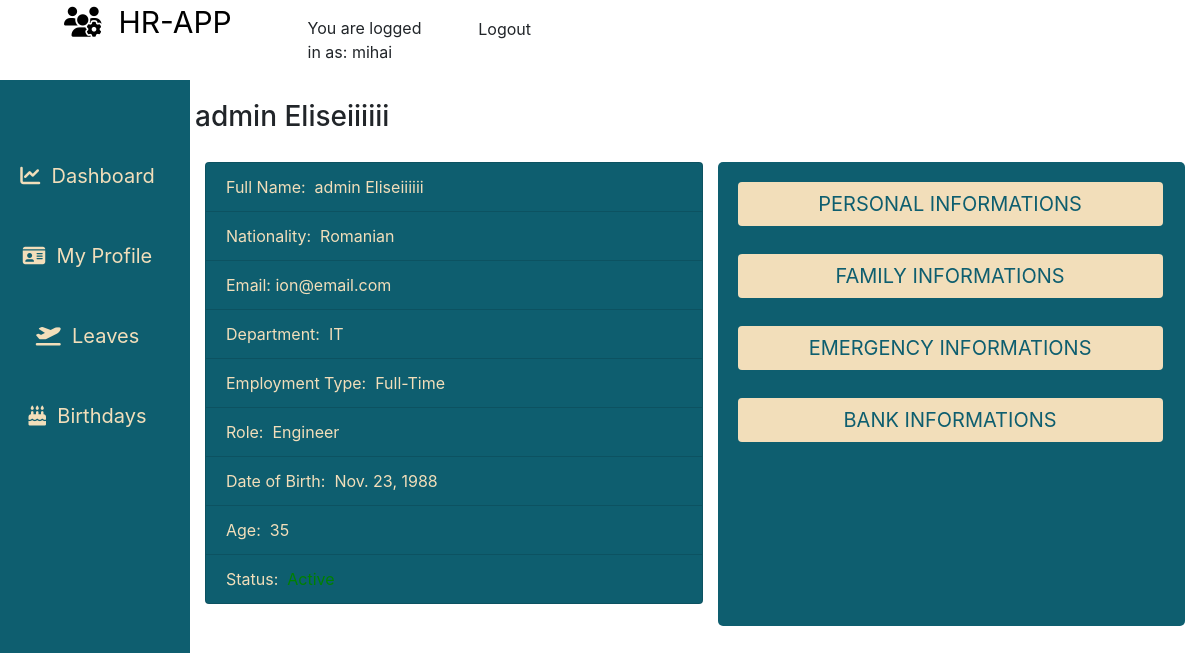
The page /employees/user-profile/ (signed in) on the database its author committed.
### employees/models.py (models this page shows, shortened)
class Employee(models.Model):
    MALE = 'male'
    FEMALE = 'female'
    GENDER = (
    (MALE, 'Male'),
    (FEMALE, 'Female'),
    )
    MR = 'Mr'
    MRS = 'Mrs'
    MSS = 'Mss'
    DR = 'Dr'
    SIR = 'Sir'
    MADAM = 'Madam'
    TITLE = (
    (MR, 'Mr'),
    (MRS, 'Mrs'),
    (MSS, 'Mss'),
    (DR, 'Dr'),
    (SIR, 'Sir'),
    (MADAM, 'Madam'),
    )
    FULL_TIME = 'Full-Time'
    PART_TIME = 'Part-Time'
    CONTRACT = 'Contract'
    INTERN = 'Intern'
    EMPLOYEETYPE = (
    (FULL_TIME, 'Full-Time'),
    (PART_TIME, 'Part-Time'),
    (CONTRACT, 'Contract'),
    (INTERN, 'Intern'),
    )
    MASTERS = 'Masters Degree'
    BACHELOR = 'Bachelor Degree'
    ADVANCED = 'Craft / Higher Certificate'
    LEAVING = 'Leaving Certificate'
    JUNIOR = 'Junior Certificate'
    OTHER = 'Other'
    EDUCATIONAL_LEVEL = (
    (MASTERS, 'Masters Degree'),
    (BACHELOR, 'Bachelor Degree'),
    (ADVANCED, 'Craft / Higher Certificate'),
    (LEAVING, 'Leaving Certificate'),
    (JUNIOR, 'Junior Certificate'),
    (OTHER, 'Other'),
    )
    id = models.CharField(_('Employee ID Number'), max_length=10, null=False, blank=False, primary_key=True)
    user = models.ForeignKey(User, on_delete=models.CASCADE, default=None)
    title = models.CharField(_('Title'), max_length=5, default=MR, choices=TITLE, blank=False, null=False)
    firstname = models.CharField(_('First Name'), max_length=125, null=False, blank=False)
    lastname = models.CharField(_('Last Name'), max_length=125, null=False, blank=False)
    othername = models.CharField(_('Other Name (optional)'), max_length=125, null=True, blank=True)
    sex = models.CharField(_('Gender'), max_length=9, choices=GENDER, blank=False)
    email = models.CharField(_('Email'), max_length=255, default=None, blank=False, null=False)
    tel = PhoneNumberField(null=False, blank=False, verbose_name='Phone Number', help_text= 'Enter number with Country Code Eg. +353000000000')
    birthday = models.DateField(_('Birthday'),blank=False,null=False)
    nationality = models.ForeignKey(Nationality, verbose_name=_('Nationality'), on_delete=models.SET_NULL, null=True, default=None)
    address = models.CharField(_('Address'), help_text='address of current residence', max_length=125, null=True, blank=True)
    education = models.CharField(_('Education'),help_text='Highest educational level', max_length=26, choices=EDUCATIONAL_LEVEL, blank=False, null=True)
    lastwork = models.CharField(_('Last Place of Work'), help_text='Where was the last place you worked ?', max_length=125, null=True, blank=True)
    position = models.CharField(_('Position Held'),help_text='What position where you in your last place of work ?', max_length=255, null=True, blank=True)
    department = models.ForeignKey(Department, verbose_name =_('Department'), on_delete=models.SET_NULL, null=True, default=None)
    role = models.ForeignKey(Role, verbose_name=_('Role'), on_delete=models.SET_NULL, null=True, default=None)
    startdate = models.DateField(_('Employement Date'), help_text='date of employement', blank=False, null=True)
    employeetype = models.CharField(_('Employee Type'), max_length=15, default=FULL_TIME, choices=EMPLOYEETYPE, blank=False, null=True)
    dateissued = models.DateField(_('Date Issued'), help_text='date staff id was issued', blank=False, null=True)
    created = models.DateTimeField(verbose_name=_('Created'), auto_now_add=True, null=True)
    is_blocked = models.BooleanField(_('Is Blocked'),help_text='button to toggle employee block and unblock',default=False)
    is_deleted = models.BooleanField(_('Is Deleted'),help_text='button to toggle employee deleted and undelete',default=False)
    class Meta:
        verbose_name = _('Employee')
        verbose_name_plural = _('Employees')
        ordering = ['-created']
    @property
    def get_full_name(self):
        fullname = ''
        firstname = self.firstname
        lastname = self.lastname
        othername = self.othername
        if (firstname and lastname) or othername is None:
            fullname = firstname + ' ' + lastname
            return fullname
        elif othername:
            fullname = firstname + ' ' + lastname + ' ' + othername
            return fullname
        return
    @property
    def get_age(self):
        current_year = datetime.date.today().year
        dateofbirth_year = self.birthday.year
        if dateofbirth_year:
            return current_year - dateofbirth_year
        return

class Nationality(models.Model):
    name = models.CharField(max_length=125)
    created = models.DateTimeField(verbose_name=_('Created'), auto_now_add=True)
    updated = models.DateTimeField(verbose_name=_('Updated'), auto_now=True)
    class Meta:
        verbose_name = _('Nationality')
        verbose_name_plural = _('Nationality')
        ordering = ['name', 'created']
    def __str__(self):
        return self.name

class Department(models.Model):
    name = models.CharField(max_length=125)
    description = models.CharField(max_length=125, null=True, blank=True)
    created = models.DateTimeField(verbose_name=_('Created'), auto_now_add=True)
    updated = models.DateTimeField(verbose_name=_('Updated'), auto_now=True)
    class Meta:
        verbose_name = _('Department')
        verbose_name_plural = _('Departments')
        ordering = ['name', 'created']
    def __str__(self):
        return self.name

class Role(models.Model):
    name = models.CharField(max_length=125)
    description = models.CharField(max_length=125, null=True, blank=True)
    created = models.DateTimeField(verbose_name=_('Created'), auto_now_add=True)
    updated = models.DateTimeField(verbose_name=_('Updated'), auto_now=True)
    class Meta:
        verbose_name = _('Role')
        verbose_name_plural = _('Roles')
        ordering = ['name', 'created']
    def __str__(self):
        return self.name

### employees/views.py (the view)
# urls.py: path('user-profile/', views.user_profile, name='userprofile'),
def user_profile(request):
	user = request.user
	if user.is_authenticated:
		employee = Employee.objects.filter(user = user).first()
		emergency = Emergency.objects.filter(employee = employee).first()
		relationship = Relationship.objects.filter(employee = employee).first()
		bank = Bank.objects.filter(employee = employee).first()
		dataset = dict()
		dataset['employee'] = employee
		dataset['emergency'] = emergency
		dataset['family'] = relationship
		dataset['bank'] = bank
		return render(request,'employees/user_profile.html',dataset)
	return HttpResponse("Sorry, you are not authorized to access this!")

### employees/templates/employees/user_profile.html (shortened to what this page needs)
{% extends "base.html" %}
{% load static %}
{% load crispy_forms_tags %}
{% block content %}
<div class="container-fluid">
    <div class="row flex-nowrap mt-0">
        <div class="col-auto col-md-2 col-xl-2 px-sm-2 px-0 teal-color beige-color">
            <div class="d-flex flex-column align-items-center align-items-sm-start px-3 pt-2 min-vh-100">
                <ul class="nav nav-pills flex-column mb-sm-auto mt-5 align-items-center align-items-sm-right" id="menu"
                    style="width: 100%;">
                    <li class="nav-item sidebar-item">
                        <a href="{% url 'home' %}" class="nav-link align-middle px-0">
                            <i class="fas fa-chart-line"></i><span class="ms-1 d-none d-sm-inline">&nbsp;
                                Dashboard</span>
                        </a>
                    </li>
                    <li class="nav-item sidebar-item">
                        <a href="{% url 'userprofile' %}" class="nav-link align-middle px-0">
                            <i class="fas fa-id-card"></i><span class="ms-1 d-none d-sm-inline">&nbsp; My Profile</span>
                        </a>
                    </li>
                    <li class="nav-item sidebar-item">
                        <a href="#" class="nav-link align-middle px-0">
                            <i class="fas fa-plane-departure"></i><span class="ms-1 d-none d-sm-inline">&nbsp;
                                Leaves</span>
                        </a>
                    </li>
                    <li class="nav-item sidebar-item">
                        <a href="#" class="nav-link align-middle px-0">
                            <i class="fas fa-birthday-cake"></i><span class="ms-1 d-none d-sm-inline">&nbsp;
                                Birthdays</span>
                        </a>
                    </li>
                </ul>
            </div>
        </div>
        <div class="col-10">
            <div class="row">
                <div class="row">
                    <div class="text-center" style="padding: 20px;">
                        <h3>
                            <span class="table-title">{{ employee.get_full_name }}</span>
                        </h3>
                    </div>
                </div>
            </div>
            <div class="container">
                <div class="row scroll-form">
                    <div class="col-md-6 col-sm-6" style="margin: 0; padding: 0;">
                        <div class="text-centered">
                            <ul class="list-group text-medium">
                                <li class="list-group-item teal-color beige-color profile-list">
                                    <span>Full Name:</span>&nbsp;&nbsp;{{ employee.get_full_name }}
                                </li>
                                <li class="list-group-item  teal-color beige-color profile-list">
                                    <span>Nationality:</span>&nbsp;&nbsp;{{ employee.nationality}}
                                </li>
                                <li class="list-group-item  teal-color beige-color profile-list">
                                    <span>Email:</span>&nbsp;{{ employee.email}}
                                </li>
                                <li class="list-group-item  teal-color beige-color profile-list ">
                                    <span>Department:</span>&nbsp;&nbsp;{{ employee.department}}
                                </li>
                                <li class="list-group-item  teal-color beige-color profile-list">
                                    <span>Employment Type:</span>&nbsp;&nbsp;{{ employee.employeetype}}
                                </li>
                                <li class="list-group-item  teal-color beige-color profile-list">
                                    <span>Role:</span>&nbsp;&nbsp;{{ employee.role}}
                                </li>
                                <li class="list-group-item  teal-color beige-color profile-list">
                                    <span>Date of Birth:</span>&nbsp;&nbsp;{{ employee.birthday}}
                                </li>
                                <li class="list-group-item  teal-color beige-color profile-list">
                                    <span>Age:</span>&nbsp;&nbsp;{{ employee.get_age }}
                                </li>
                                {% if employee.is_blocked %}
                                <li class="list-group-item  teal-color beige-color profile-list">
                                    <span>Status:</span>&nbsp;&nbsp;<span style="color: red;">Inactive</span>
                                </li>
                                {% else %}
                                <li class="list-group-item  teal-color beige-color profile-list">
                                    <span>Status:</span>&nbsp;&nbsp;<span style="color: green;">Active</span>
                                </li>
                                {% endif %}
                            </ul>
                        </div>
                    </div>
                    <div class="col-md-6 col-sm-6">
                        <div class="container teal-color no-scroll"
                            style="margin: 0; padding: 10px; border-radius: 5px; height: 58vh; overflow: scroll;">
                            <div class="accordion" id="accordionExample" style="background-color: transparent;">
                                <div class="accordion-item" style="background-color: transparent; border: none;">
                                    <h2 class="accordion-header" id="headingOne">
                                        <button class="btn accordion-button btn-profile" data-toggle="collapse" href="#collapseOne" role="button" aria-expanded="true" aria-controls="collapseOne">
                                            PERSONAL INFORMATIONS
                                        </button>
                                    </h2>
                                </div>
                                <div class="accordion-item" style="background-color: transparent; border: none;">
                                    <h2 class="accordion-header" id="headingTwo">
                                        <button class="btn accordion-button btn-profile" data-toggle="collapse" href="#collapseTwo" role="button" aria-expanded="false" aria-controls="collapseTwo">
                                            FAMILY INFORMATIONS
                                        </button>
                                    </h2>
                                <div class="accordion-item" style="background-color: transparent; border: none;">
                                    <h2 class="accordion-header" id="headingThree">
                                        <button class="btn accordion-button btn-profile" data-toggle="collapse" href="#collapseThree" role="button" aria-expanded="false" aria-controls="collapseThree">
                                            EMERGENCY INFORMATIONS
                                        </button>
                                    </h2>
                                <div class="accordion-item" style="background-color: transparent; border: none;">
                                    <h2 class="accordion-header" id="headingFour">
                                        <button class="btn accordion-button btn-profile" data-toggle="collapse" href="#collapseFour" role="button" aria-expanded="false" aria-controls="collapseFour">
                                            BANK INFORMATIONS
                                        </button>
                                    </h2>
                            </div>
                        </div>
                    </div>
                </div>
            </div>
        </div>
    </div>
</div>
{% endblock %}

### templates/base.html (shortened to what this page needs)
{% load static %}
<!doctype html>
<html lang="en">
<head>
    {% block corecss %}
    <link rel="stylesheet" href="https://stackpath.bootstrapcdn.com/bootstrap/4.4.1/css/bootstrap.min.css"
>
    <link rel="stylesheet" href="{% static 'css/base.css' %}">
    <link rel="stylesheet" href="https://cdn.jsdelivr.net/npm/flatpickr/dist/flatpickr.min.css">
    {% endblock %}
<body>
    <header class="container-fluid">
        <div class="row">
            <div class="col-{% if user.is_authenticated %}3{% else %}9{% endif %}">
                <div class="mx-3 pl-5">
                    <a href="#" class="main-logo-link logo-font text-black main-logo">
                        {% block navbar-content %}
                        <i class="fas fa-users-cog"></i>&nbsp;&nbsp;HR-APP
                        {% endblock navbar-content %}
                    </a>
                </div>
            </div>
            <div class="col-3">
                {% if user.is_authenticated %}
                <div class="row ">
                    <div class="col-6 ">
                        <p class="pt-3">You are logged in as: <span>{{ request.user }}</span></p>
                    </div>
                    <div class="col-6">
                        <a href="{% url 'account_logout' %}" class="btn btn-md p-3" id="btn-nav">Logout</a>
                    </div>
                </div>
                {% else %}
                <a href="{% url 'account_login' %}" class="btn btn-md" id="btn-nav">Login</a>
                {% endif %}
            </div>
        </div>
    </header>
    {% block content %}
    {% endblock %}
</body>
</html>

### rows shown on the page
Employee: get_full_name "admin Eliseiiiiii", nationality "Romanian", email "ion@email.com", department "IT", employeetype "Full-Time", role "Engineer", birthday "Nov. 23, 1988", get_age "35"

### other values the page prints
{{ request.user }} "mihai"
